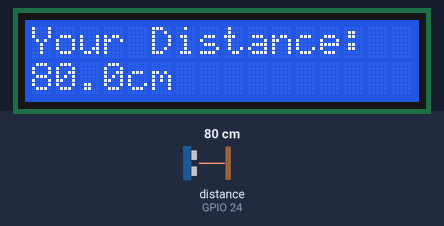
This program was run on a simulated Raspberry Pi (BCM pin numbers). Shown: 16×2 character LCD. Inputs (shaded band) come from the test bench; at power-on: distance to the obstacle (sensor on GPIO 24) 80 cm. The echo pulse lasts 58.3 µs per cm.

Above: at 1.2 s.
1.3 s: distance to the obstacle (sensor on GPIO 24) set to 2 cm
At 3.9 s:
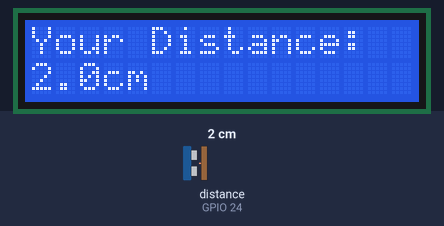
4.3 s: distance to the obstacle (sensor on GPIO 24) set to 4 cm
At 5.6 s:
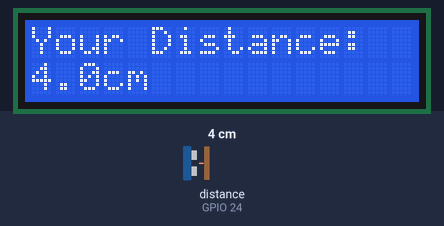
7.3 s: distance to the obstacle (sensor on GPIO 24) set to 9 cm
At 8.8 s:
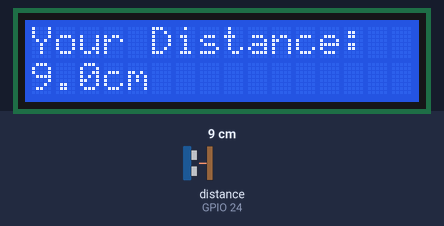

Measured:
- what the display in image 1 shows lasts 1.2 s, from 3.0 s to 4.2 s

The program:

distance_LCD.py
```python
#!/usr/bin/python3
import signal, rpi_lcd
from gpiozero import MotionSensor, DistanceSensor
from time import sleep

lcd = rpi_lcd.LCD()
sensor = DistanceSensor(echo=24, trigger=23)

def safe_exit(signum, frame):
    exit(1)

signal.signal(signal.SIGTERM, safe_exit)
signal.signal(signal.SIGHUP, safe_exit)

try:
    while True:

        lcd.text("Your Distance:", 1)
        lcd.text(str(round(sensor.distance * 100, 1)) + "cm", 2)
        sleep(0.5)
        lcd.clear()


except KeyboardInterrupt:
    pass

finally:
    lcd.clear()
    sensor.close()
```
